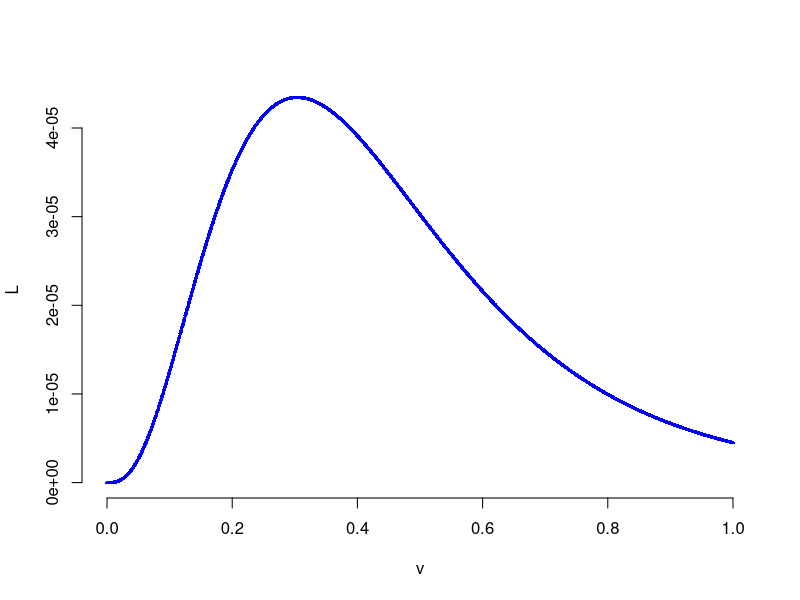

Write the R code that produced this figure.
#!/usr/bin/R
v <- seq(0,1,by=0.001)
n_sub <- 3
n_nosub <- 9
e <- sum(1/factorial(0:100))
for (i in v){
sub <- 1/4-(1/4*(e^(-4*(v/3))))
nosub <- 1/4+(3/4*(e^(-4*(v/3))))
L <- c((sub^n_sub)*(nosub^n_nosub))
}
maxL <- max(L)
indexL <- match(maxL,L)
best_v <- v[indexL]
pdf("plot_3.pdf")
plot(v, L, xlab="v", ylab="L", col="blue", frame=F, pch=16,cex=0.5)
#text(0.8, maxL, paste("L =", maxL, "\n v =", best_v))
dev.off()

